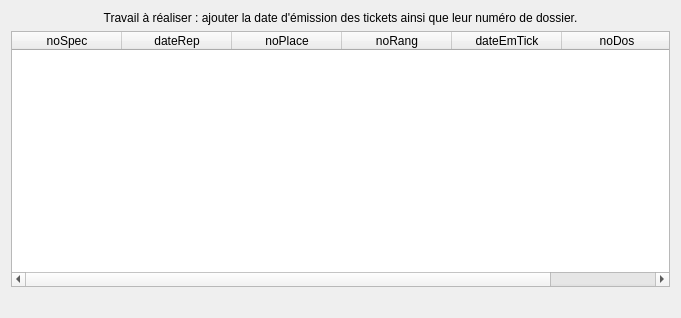
<?xml version="1.0" encoding="UTF-8"?>
<ui version="4.0">
 <class>fct_comp_1</class>
 <widget class="QDialog" name="fct_comp_1">
  <property name="geometry">
   <rect>
    <x>0</x>
    <y>0</y>
    <width>681</width>
    <height>318</height>
   </rect>
  </property>
  <property name="windowTitle">
   <string>Afficher les détails des tickets</string>
  </property>
  <layout class="QVBoxLayout" name="verticalLayout">
   <item>
    <widget class="QLabel" name="label_2">
     <property name="text">
      <string>Travail à réaliser : ajouter la date d'émission des tickets ainsi que leur numéro de dossier.</string>
     </property>
     <property name="alignment">
      <set>Qt::AlignCenter</set>
     </property>
     <property name="wordWrap">
      <bool>true</bool>
     </property>
    </widget>
   </item>
   <item>
    <widget class="QTableWidget" name="table_fct_comp_1">
     <attribute name="horizontalHeaderDefaultSectionSize">
      <number>110</number>
     </attribute>
     <attribute name="horizontalHeaderMinimumSectionSize">
      <number>50</number>
     </attribute>
     <attribute name="horizontalHeaderStretchLastSection">
      <bool>true</bool>
     </attribute>
     <attribute name="verticalHeaderVisible">
      <bool>false</bool>
     </attribute>
     <column>
      <property name="text">
       <string>noSpec</string>
      </property>
     </column>
     <column>
      <property name="text">
       <string>dateRep</string>
      </property>
     </column>
     <column>
      <property name="text">
       <string>noPlace</string>
      </property>
     </column>
     <column>
      <property name="text">
       <string>noRang</string>
      </property>
     </column>
     <column>
      <property name="text">
       <string>dateEmTick</string>
      </property>
     </column>
     <column>
      <property name="text">
       <string>noDos</string>
      </property>
     </column>
    </widget>
   </item>
   <item>
    <widget class="QLabel" name="label_fct_comp_1">
     <property name="text">
      <string/>
     </property>
     <property name="alignment">
      <set>Qt::AlignCenter</set>
     </property>
    </widget>
   </item>
  </layout>
 </widget>
 <resources/>
 <connections/>
</ui>
